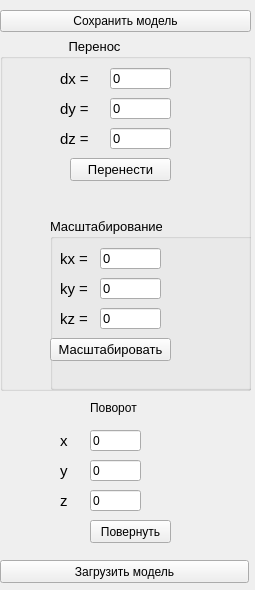
<?xml version="1.0" encoding="UTF-8"?>
<ui version="4.0">
 <class>MyController</class>
 <widget class="QWidget" name="MyController">
  <property name="geometry">
   <rect>
    <x>0</x>
    <y>0</y>
    <width>255</width>
    <height>590</height>
   </rect>
  </property>
  <property name="sizePolicy">
   <sizepolicy hsizetype="Fixed" vsizetype="Preferred">
    <horstretch>0</horstretch>
    <verstretch>0</verstretch>
   </sizepolicy>
  </property>
  <property name="minimumSize">
   <size>
    <width>200</width>
    <height>400</height>
   </size>
  </property>
  <property name="windowTitle">
   <string>Form</string>
  </property>
  <widget class="QWidget" name="verticalLayoutWidget">
   <property name="geometry">
    <rect>
     <x>0</x>
     <y>10</y>
     <width>251</width>
     <height>381</height>
    </rect>
   </property>
   <layout class="QVBoxLayout" name="verticalLayout_2">
    <item>
     <widget class="QPushButton" name="saveButton">
      <property name="text">
       <string>Сохранить модель</string>
      </property>
     </widget>
    </item>
    <item>
     <widget class="QGroupBox" name="groupBox">
      <property name="font">
       <font>
        <pointsize>10</pointsize>
       </font>
      </property>
      <property name="title">
       <string>                   Перенос</string>
      </property>
      <widget class="QLabel" name="label_14">
       <property name="geometry">
        <rect>
         <x>60</x>
         <y>30</y>
         <width>41</width>
         <height>21</height>
        </rect>
       </property>
       <property name="font">
        <font>
         <pointsize>11</pointsize>
        </font>
       </property>
       <property name="text">
        <string>dx = </string>
       </property>
      </widget>
      <widget class="QLineEdit" name="dxEdit">
       <property name="geometry">
        <rect>
         <x>110</x>
         <y>30</y>
         <width>61</width>
         <height>21</height>
        </rect>
       </property>
       <property name="text">
        <string>0</string>
       </property>
      </widget>
      <widget class="QLineEdit" name="dyEdit">
       <property name="geometry">
        <rect>
         <x>110</x>
         <y>60</y>
         <width>61</width>
         <height>21</height>
        </rect>
       </property>
       <property name="text">
        <string>0</string>
       </property>
      </widget>
      <widget class="QLabel" name="label_15">
       <property name="geometry">
        <rect>
         <x>60</x>
         <y>60</y>
         <width>41</width>
         <height>21</height>
        </rect>
       </property>
       <property name="font">
        <font>
         <pointsize>11</pointsize>
        </font>
       </property>
       <property name="text">
        <string>dy = </string>
       </property>
      </widget>
      <widget class="QLabel" name="label_6">
       <property name="geometry">
        <rect>
         <x>60</x>
         <y>90</y>
         <width>41</width>
         <height>21</height>
        </rect>
       </property>
       <property name="font">
        <font>
         <pointsize>11</pointsize>
        </font>
       </property>
       <property name="text">
        <string>dz = </string>
       </property>
      </widget>
      <widget class="QPushButton" name="moveButton">
       <property name="geometry">
        <rect>
         <x>70</x>
         <y>120</y>
         <width>101</width>
         <height>23</height>
        </rect>
       </property>
       <property name="text">
        <string>Перенести</string>
       </property>
      </widget>
      <widget class="QLineEdit" name="dzEdit">
       <property name="geometry">
        <rect>
         <x>110</x>
         <y>90</y>
         <width>61</width>
         <height>21</height>
        </rect>
       </property>
       <property name="text">
        <string>0</string>
       </property>
      </widget>
      <widget class="QGroupBox" name="groupBox_2">
       <property name="geometry">
        <rect>
         <x>50</x>
         <y>180</y>
         <width>249</width>
         <height>172</height>
        </rect>
       </property>
       <property name="minimumSize">
        <size>
         <width>0</width>
         <height>160</height>
        </size>
       </property>
       <property name="font">
        <font>
         <pointsize>10</pointsize>
        </font>
       </property>
       <property name="title">
        <string>Масштабирование </string>
       </property>
       <widget class="QLineEdit" name="kxEdit">
        <property name="geometry">
         <rect>
          <x>50</x>
          <y>30</y>
          <width>61</width>
          <height>21</height>
         </rect>
        </property>
        <property name="text">
         <string>0</string>
        </property>
       </widget>
       <widget class="QLabel" name="label_5">
        <property name="geometry">
         <rect>
          <x>10</x>
          <y>90</y>
          <width>41</width>
          <height>21</height>
         </rect>
        </property>
        <property name="font">
         <font>
          <pointsize>11</pointsize>
         </font>
        </property>
        <property name="text">
         <string>kz = </string>
        </property>
       </widget>
       <widget class="QPushButton" name="scaleButton">
        <property name="geometry">
         <rect>
          <x>0</x>
          <y>120</y>
          <width>121</width>
          <height>23</height>
         </rect>
        </property>
        <property name="text">
         <string>Масштабировать</string>
        </property>
       </widget>
       <widget class="QLineEdit" name="kyEdit">
        <property name="geometry">
         <rect>
          <x>50</x>
          <y>60</y>
          <width>61</width>
          <height>21</height>
         </rect>
        </property>
        <property name="text">
         <string>0</string>
        </property>
       </widget>
       <widget class="QLineEdit" name="kzEdit">
        <property name="geometry">
         <rect>
          <x>50</x>
          <y>90</y>
          <width>61</width>
          <height>21</height>
         </rect>
        </property>
        <property name="text">
         <string>0</string>
        </property>
       </widget>
       <widget class="QLabel" name="label_12">
        <property name="geometry">
         <rect>
          <x>10</x>
          <y>30</y>
          <width>41</width>
          <height>21</height>
         </rect>
        </property>
        <property name="font">
         <font>
          <pointsize>11</pointsize>
         </font>
        </property>
        <property name="text">
         <string>kx = </string>
        </property>
       </widget>
       <widget class="QLabel" name="label_13">
        <property name="geometry">
         <rect>
          <x>10</x>
          <y>60</y>
          <width>41</width>
          <height>21</height>
         </rect>
        </property>
        <property name="font">
         <font>
          <pointsize>11</pointsize>
         </font>
        </property>
        <property name="text">
         <string>ky = </string>
        </property>
       </widget>
      </widget>
     </widget>
    </item>
   </layout>
  </widget>
  <widget class="QPushButton" name="fileButton">
   <property name="geometry">
    <rect>
     <x>0</x>
     <y>560</y>
     <width>249</width>
     <height>23</height>
    </rect>
   </property>
   <property name="text">
    <string>Загрузить модель</string>
   </property>
  </widget>
  <widget class="QLabel" name="label_2">
   <property name="geometry">
    <rect>
     <x>60</x>
     <y>430</y>
     <width>41</width>
     <height>21</height>
    </rect>
   </property>
   <property name="font">
    <font>
     <pointsize>11</pointsize>
    </font>
   </property>
   <property name="text">
    <string>х</string>
   </property>
  </widget>
  <widget class="QLabel" name="label_3">
   <property name="geometry">
    <rect>
     <x>60</x>
     <y>460</y>
     <width>41</width>
     <height>21</height>
    </rect>
   </property>
   <property name="font">
    <font>
     <pointsize>11</pointsize>
    </font>
   </property>
   <property name="text">
    <string>y</string>
   </property>
  </widget>
  <widget class="QLabel" name="label_4">
   <property name="geometry">
    <rect>
     <x>60</x>
     <y>490</y>
     <width>41</width>
     <height>21</height>
    </rect>
   </property>
   <property name="font">
    <font>
     <pointsize>11</pointsize>
    </font>
   </property>
   <property name="text">
    <string>z</string>
   </property>
  </widget>
  <widget class="QLineEdit" name="rot_xEdit">
   <property name="geometry">
    <rect>
     <x>90</x>
     <y>430</y>
     <width>51</width>
     <height>21</height>
    </rect>
   </property>
   <property name="text">
    <string>0</string>
   </property>
  </widget>
  <widget class="QLineEdit" name="rot_yEdit">
   <property name="geometry">
    <rect>
     <x>90</x>
     <y>460</y>
     <width>51</width>
     <height>21</height>
    </rect>
   </property>
   <property name="text">
    <string>0</string>
   </property>
  </widget>
  <widget class="QLineEdit" name="rot_zEdit">
   <property name="geometry">
    <rect>
     <x>90</x>
     <y>490</y>
     <width>51</width>
     <height>21</height>
    </rect>
   </property>
   <property name="text">
    <string>0</string>
   </property>
  </widget>
  <widget class="QPushButton" name="rotateButton">
   <property name="geometry">
    <rect>
     <x>90</x>
     <y>520</y>
     <width>81</width>
     <height>23</height>
    </rect>
   </property>
   <property name="text">
    <string>Повернуть</string>
   </property>
  </widget>
  <widget class="QLabel" name="label">
   <property name="geometry">
    <rect>
     <x>90</x>
     <y>400</y>
     <width>61</width>
     <height>16</height>
    </rect>
   </property>
   <property name="text">
    <string>Поворот</string>
   </property>
  </widget>
 </widget>
 <resources/>
 <connections/>
</ui>
